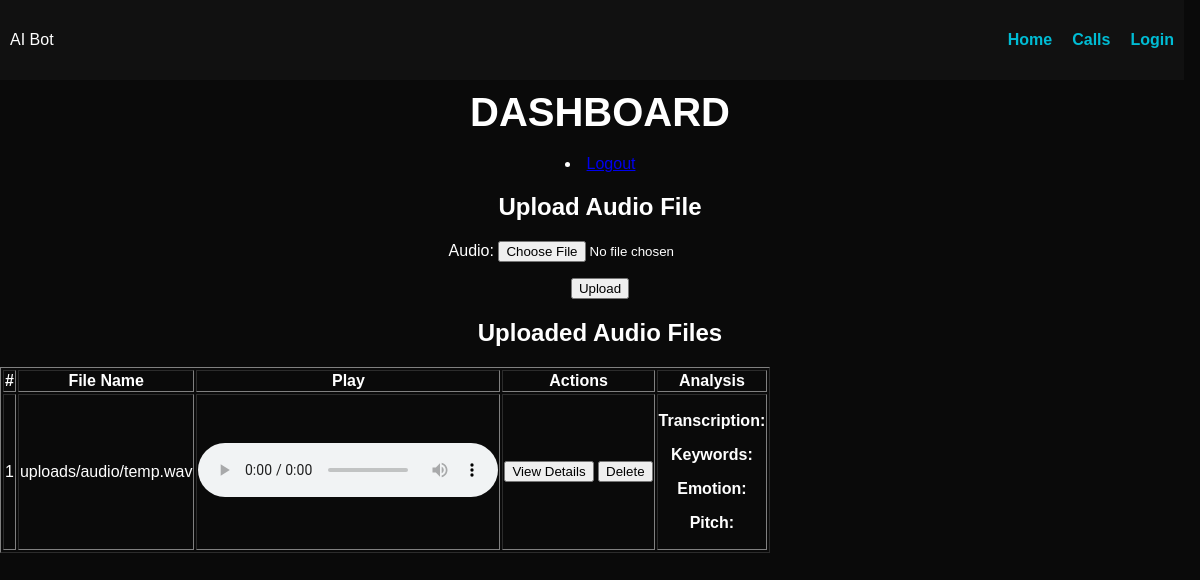
The page /call/ (signed in) on the database as committed earlier.
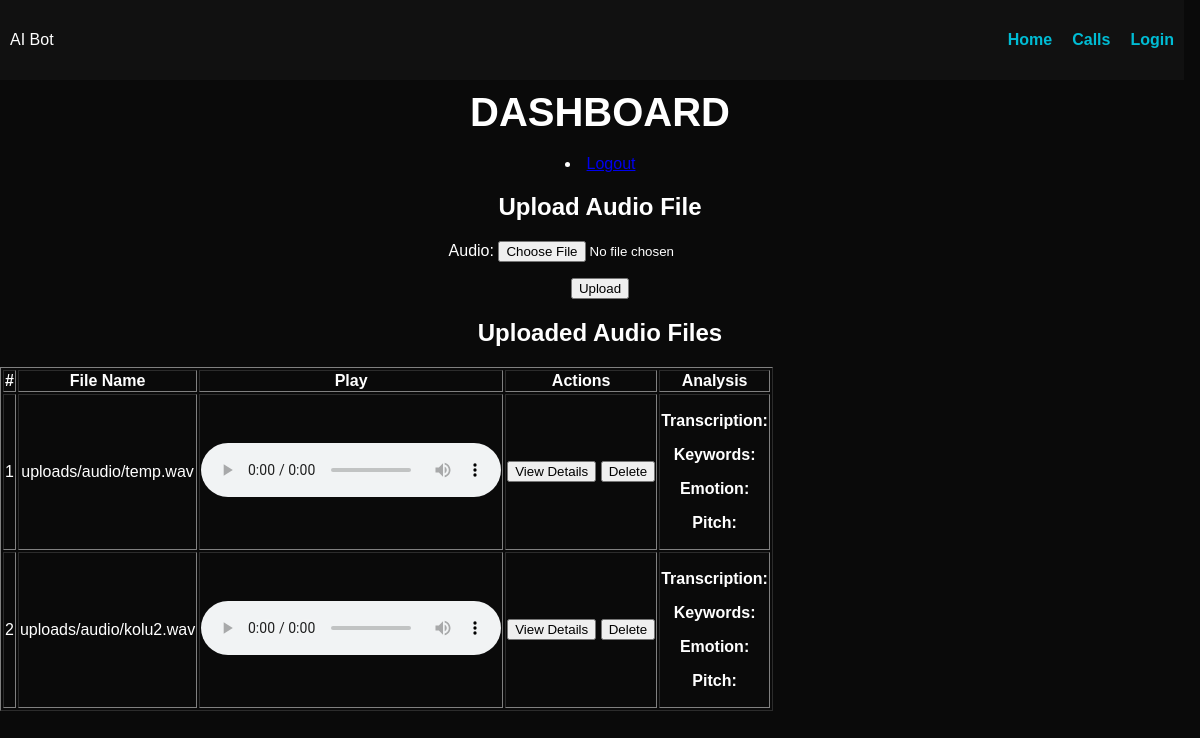
The same page on the database as committed later.
### mainapp/models.py (models this page shows, shortened)
class AudioFile(models.Model):
    audio = models.FileField(upload_to="uploads/audio/")
    uploaded_at = models.DateTimeField(auto_now_add=True)

### mainapp/views.py (the view)
# urls.py: path('call/',call,name='call'),
@login_required(login_url='login')
def call(request):
    if request.method == "POST":
        form = AudioUploadForm(request.POST, request.FILES)
        if form.is_valid():
            uploaded_file = request.FILES["audio"]
            file_extension = uploaded_file.name.split(".")[-1].lower()
            original_path = f"uploads/audio/{uploaded_file.name}"
            wav_path = f"uploads/audio/{os.path.splitext(uploaded_file.name)[0]}.wav"
            if not AudioFile.objects.filter(audio=wav_path).exists():
                saved_path = default_storage.save(original_path, ContentFile(uploaded_file.read()))
                if file_extension != "wav":
                    audio = AudioSegment.from_file(default_storage.path(saved_path))
                    audio = audio.set_channels(1).set_frame_rate(16000)  # Standard settings
                    audio.export(default_storage.path(wav_path), format="wav")
                    default_storage.delete(saved_path)
                AudioFile.objects.create(audio=wav_path)
        return redirect("call")
    else:
        form = AudioUploadForm()
    audio_files = AudioFile.objects.all()
    return render(request, "call.html", {"form": form, "audio_files": audio_files})

### mainapp/forms.py
class AudioUploadForm(forms.ModelForm):
    class Meta:
        model = AudioFile
        fields = ['audio']

### templates/call.html (shortened to what this page needs)
{% extends "base.html" %}
{% load static %}
{% block content %}
<div class="dashboard">
    <h1>Dashboard</h1>
    <li><a href="{% url 'logout' %}">Logout</a></li>
    <div class="upload-section">
        <h2>Upload Audio File</h2>
        <form method="post" enctype="multipart/form-data">
            {{ form.as_p }}
            <button type="submit">Upload</button>
        </form>
    </div>
    <div class="audio-list">
        <h2>Uploaded Audio Files</h2>
        {% if audio_files %}
        <table border="1">
            <thead>
                <tr>
                    <th>#</th>
                    <th>File Name</th>
                    <th>Play</th>
                    <th>Actions</th>
                    <th>Analysis</th>
                </tr>
            </thead>
            <tbody>
                {% for audio in audio_files %}
                <tr>
                    <td>{{ forloop.counter }}</td>
                    <td>{{ audio.audio.name }}</td>
                    <td>
                        <audio id="audio-{{ audio.id }}" controls>
                            <source src="{{ audio.audio.url }}" type="audio/mpeg">
                        </audio>
                    </td>
                    <td>
                        <button class="details-btn" data-audio-id="{{ audio.id }}">View Details</button>
                        <form method="post" action="{% url 'delete_audio' audio.id %}" style="display:inline;">
                            <button type="submit" class="delete-btn" onclick="return confirm('Are you sure you want to delete this file?');">
                                Delete
                            </button>
                        </form>
                    </td>
                    <td>
                        <div class="analysis-results" id="analysis-{{ audio.id }}">
                            <p><strong>Transcription:</strong> <span id="transcription-{{ audio.id }}"></span></p>
                            <p><strong>Keywords:</strong> <span id="keywords-{{ audio.id }}"></span></p>
                            <p><strong>Emotion:</strong> <span id="emotion-{{ audio.id }}"></span></p>
                            <p><strong>Pitch:</strong> <span id="pitch-{{ audio.id }}"></span></p>
                        </div>
                    </td>
                </tr>
                {% endfor %}
            </tbody>
        </table>
        {% else %}
        <p style="color: red; text-align: center;">No audio file uploaded yet.</p>
        {% endif %}
    </div>
</div>
{% endblock %}

Rows that differ between the two databases and show on the page:
added AudioFile: audio.name "uploads/audio/kolu2.wav"
